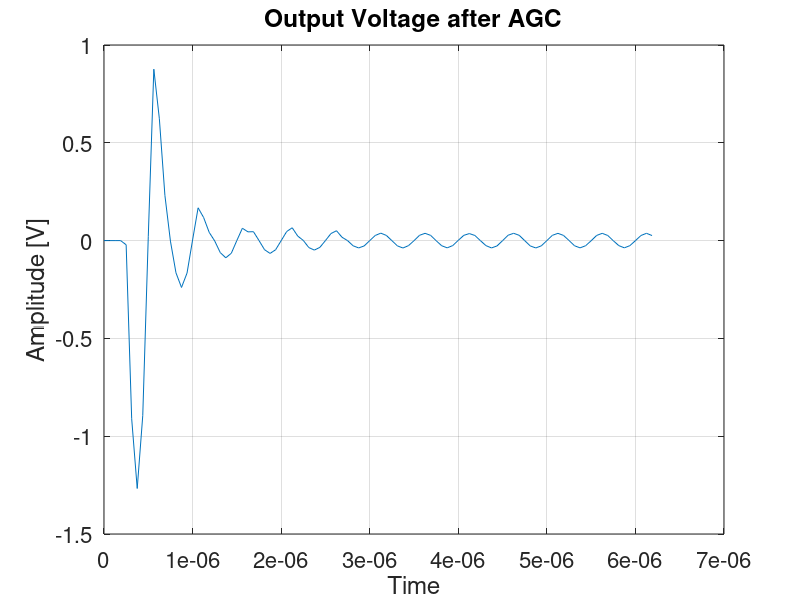
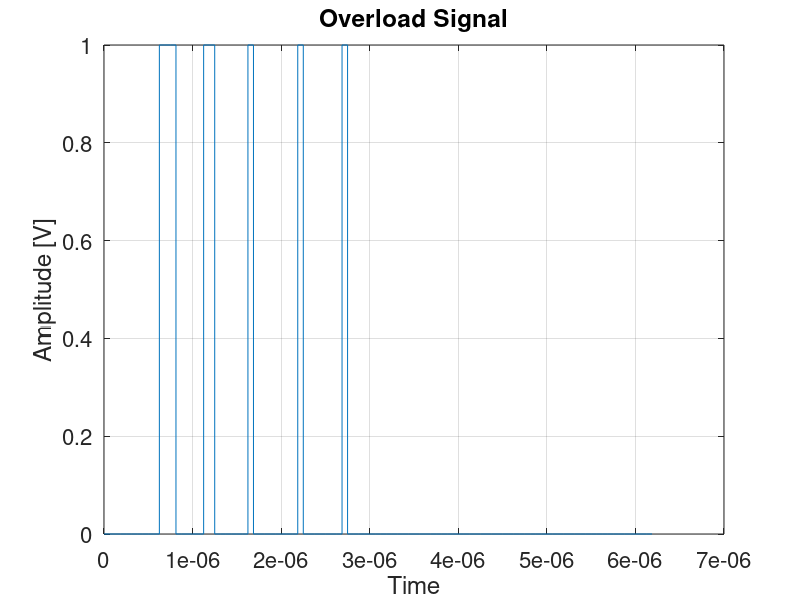
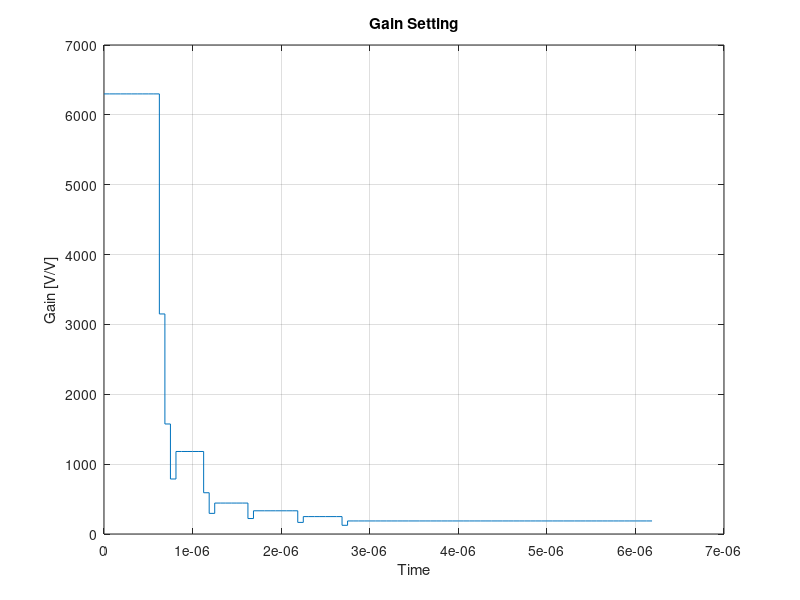

Here is the MATLAB script that generated these plots, in order:
close all
clear all
clc

% Set the incoming amplitude and frequency
amplitude = 200e-6;
f = 2e6;

% Sampling frequency
Fs = 16e6;

% Max gain (76dB) and threshold that toggles overload signal
max_gain = 6300;
threshold = 50e-3;

% Number of time points and time vector
N = 1e2;
dT = 1/Fs;
t = 0:dT:(N-1)*dT;

% Generate some white noise to add to the signal
noise_power = (1e-9)^2 * (Fs/2);
noise = sqrt(noise_power) * randn(1,N);

% Generate input signal with noise
vin = amplitude * sin(2*pi*f*t) + noise;

% Keep track of gain setting at every timestep, start at the max
gain = max_gain*ones(1,N);

% Initialize some signals
vin_amplified = zeros(1,N);
overload = zeros(1,N);

% Step through each timestep and adjust the gain
for ii = 5:N   
    
    % If the overload signal is high, cut gain in half
    if(vin_amplified(ii-1) > threshold)
        overload(ii) = 1;
        gain(ii) = gain(ii-1)/2;
        
    % If overload is not high, but it was in the last cycle, then increase gain by 1.5    
    elseif (overload(ii-1) == 1)
        overload(ii) = 0;
        gain(ii) = gain(ii-1)*1.5;
        
    % Otherwise don't do anything, keep the same gain
    else
        overload(ii) = 0;
        gain(ii) = gain(ii-1);
    end
    
    % Generate the output signal
    vin_amplified(ii) = gain(ii) * vin(ii);
    
end

% Plots
set(gca,'Fontsize',16)
plot(t,vin_amplified)
title('Output Voltage after AGC')
xlabel('Time')
ylabel('Amplitude [V]')
grid on

set(gca,'Fontsize',16)
figure
stairs(t,overload)
title('Overload Signal')
xlabel('Time')
ylabel('Amplitude [V]')
grid on

set(gca,'Fontsize',16)
figure
stairs(t,gain)
title('Gain Setting')
xlabel('Time')
ylabel('Gain [V/V]')
grid on



